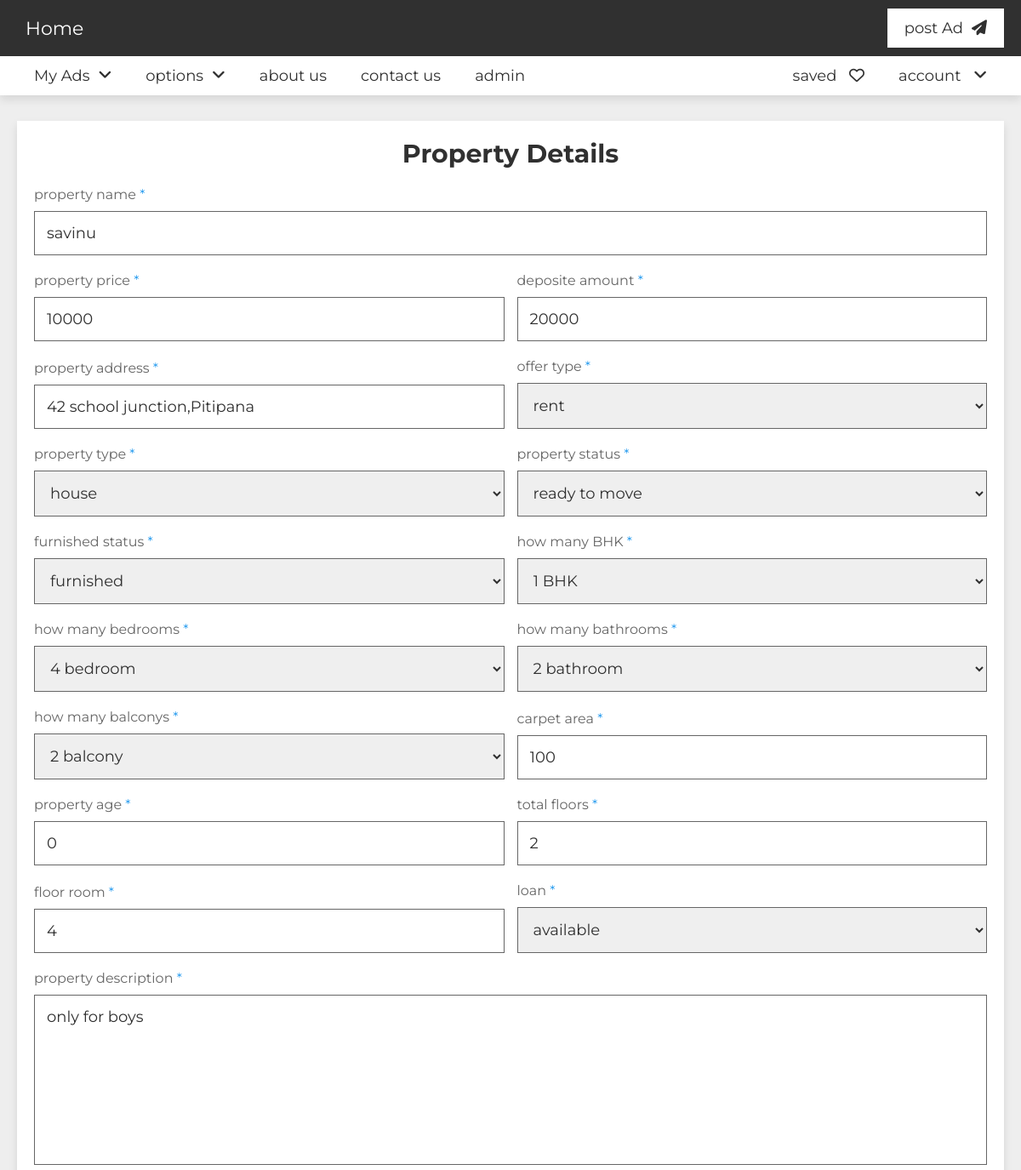
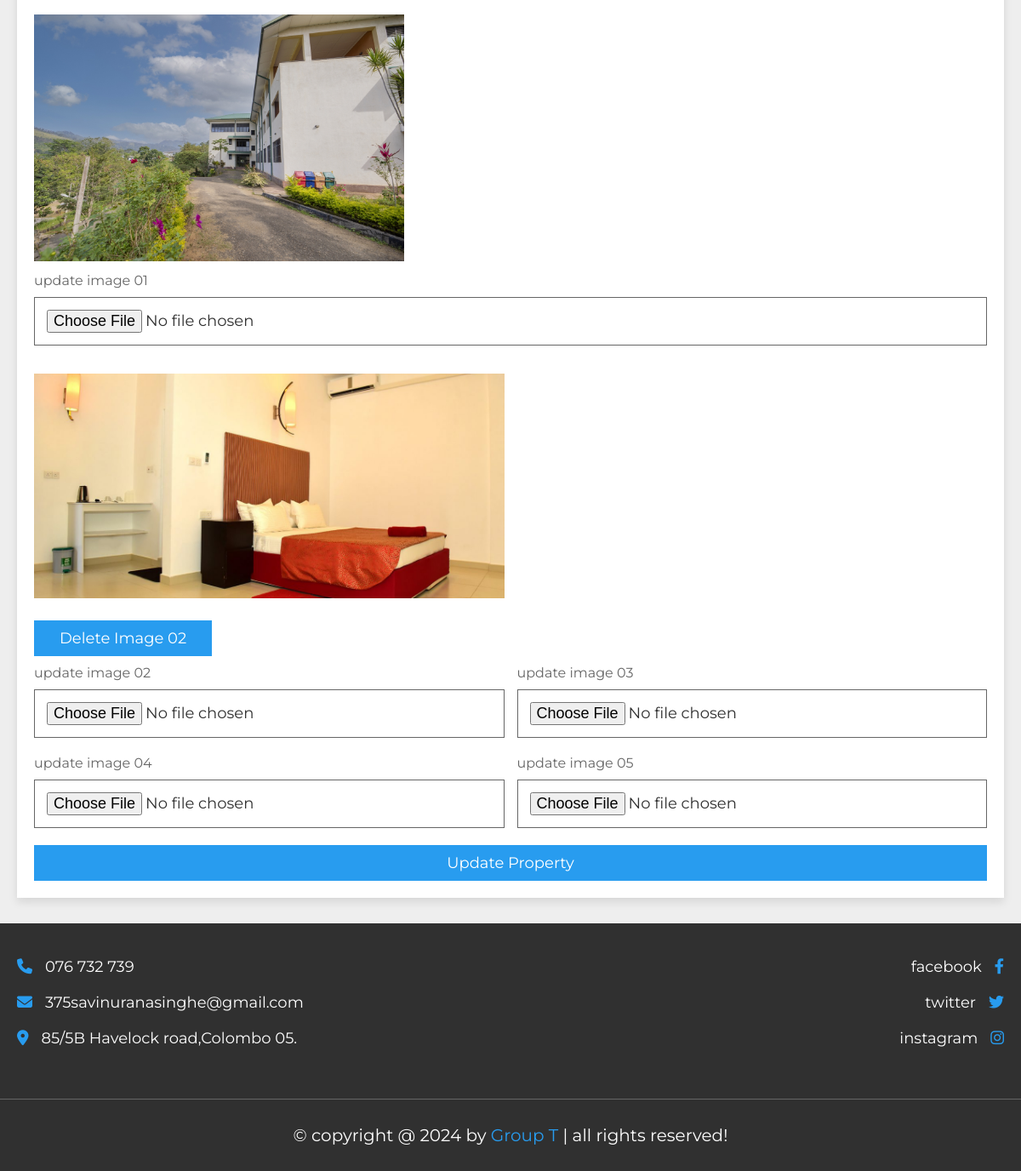
The page /update_property.php?get_id=ECDbG3qgv4hKZJgESK5B (signed in) on the database its author committed (2 pictures, top to bottom).
### tables this page shows
CREATE TABLE `property` (
  `id` varchar(20) NOT NULL,
  `user_id` varchar(20) NOT NULL,
  `property_name` varchar(50) NOT NULL,
  `address` varchar(100) NOT NULL,
  `price` varchar(10) NOT NULL,
  `type` varchar(10) NOT NULL,
  `offer` varchar(10) NOT NULL,
  `status` varchar(50) NOT NULL,
  `furnished` varchar(50) NOT NULL,
  `bhk` varchar(10) NOT NULL,
  `deposite` varchar(10) NOT NULL,
  `bedroom` varchar(10) NOT NULL,
  `bathroom` varchar(10) NOT NULL,
  `balcony` varchar(10) NOT NULL,
  `carpet` varchar(10) NOT NULL,
  `age` varchar(2) NOT NULL,
  `total_floors` varchar(2) NOT NULL,
  `room_floor` varchar(2) NOT NULL,
  `loan` varchar(50) NOT NULL,
  `lift` varchar(3) NOT NULL DEFAULT 'no',
  `security_guard` varchar(3) NOT NULL DEFAULT 'no',
  `play_ground` varchar(3) NOT NULL DEFAULT 'no',
  `garden` varchar(3) NOT NULL DEFAULT 'no',
  `water_supply` varchar(3) NOT NULL DEFAULT 'no',
  `power_backup` varchar(3) NOT NULL DEFAULT 'no',
  `parking_area` varchar(3) NOT NULL DEFAULT 'no',
  `gym` varchar(3) NOT NULL DEFAULT 'no',
  `shopping_mall` varchar(3) NOT NULL DEFAULT 'no',
  `hospital` varchar(3) NOT NULL DEFAULT 'no',
  `school` varchar(3) NOT NULL DEFAULT 'no',
  `market_area` varchar(3) NOT NULL DEFAULT 'no',
  `image_01` varchar(50) NOT NULL,
  `image_02` varchar(50) NOT NULL,
  `image_03` varchar(50) NOT NULL,
  `image_04` varchar(50) NOT NULL,
  `image_05` varchar(50) NOT NULL,
  `description` varchar(1000) NOT NULL,
  `date` date NOT NULL DEFAULT current_timestamp()
);

### update_property.php (the view, shortened to what this page needs)
<?php
include 'components/connect.php';
if(isset($_GET['get_id'])){
   $get_id = $_GET['get_id'];
}else{
   $get_id = '';
   header('location:index.php');
}
?>
<!DOCTYPE html>
<html lang="en">
<head>
   <link rel="stylesheet" href="https://cdnjs.cloudflare.com/ajax/libs/font-awesome/6.2.0/css/all.min.css">
   <link rel="stylesheet" href="css/style.css">
</head>
<body>
<?php include 'components/user_header.php'; ?>
<section class="property-form">
   <?php
      $select_properties = $conn->prepare("SELECT * FROM `property` WHERE id = ? ORDER BY date DESC LIMIT 1");
      $select_properties->execute([$get_id]);
      if($select_properties->rowCount() > 0){
         while($fetch_property = $select_properties->fetch(PDO::FETCH_ASSOC)){
   ?>
   <form action="" method="POST" enctype="multipart/form-data">
      <h3>property details</h3>
      <div class="box">
         <p>property name <span>*</span></p>
         <input type="text" name="property_name" required maxlength="50" placeholder="enter property name" value="<?= $fetch_property['property_name']; ?>" class="input">
      </div>
      <div class="flex">
         <div class="box">
            <p>property price <span>*</span></p>
            <input type="number" name="price" required min="0" max="9999999999" maxlength="10" value="<?= $fetch_property['price']; ?>" placeholder="enter property price" class="input">
         </div>
         <div class="box">
            <p>deposite amount <span>*</span></p>
            <input type="number" name="deposite" required min="0" max="9999999999" value="<?= $fetch_property['deposite']; ?>" maxlength="10" placeholder="enter deposite amount" class="input">
         </div>
         <div class="box">
            <p>property address <span>*</span></p>
            <input type="text" name="address" required maxlength="100" placeholder="enter property full address" class="input" value="<?= $fetch_property['address']; ?>">
         </div>
         <div class="box">
            <p>offer type <span>*</span></p>
            <select name="offer" required class="input">
               <option value="<?= $fetch_property['offer']; ?>" selected><?= $fetch_property['offer']; ?></option>
            </select>
         </div>
         <div class="box">
            <p>property type <span>*</span></p>
            <select name="type" required class="input">
               <option value="<?= $fetch_property['type']; ?>" selected><?= $fetch_property['type']; ?></option>
            </select>
         </div>
         <div class="box">
            <p>property status <span>*</span></p>
            <select name="status" required class="input">
               <option value="<?= $fetch_property['status']; ?>" selected><?= $fetch_property['status']; ?></option>
            </select>
         </div>
         <div class="box">
            <p>furnished status <span>*</span></p>
            <select name="furnished" required class="input">
               <option value="<?= $fetch_property['furnished']; ?>" selected><?= $fetch_property['furnished']; ?></option>
            </select>
         </div>
         <div class="box">
            <p>how many BHK <span>*</span></p>
            <select name="bhk" required class="input">
               <option value="<?= $fetch_property['bhk']; ?>" selected><?= $fetch_property['bhk']; ?> BHK</option>
            </select>
         </div>
         <div class="box">
            <p>how many bedrooms <span>*</span></p>
            <select name="bedroom" required class="input">
               <option value="<?= $fetch_property['bedroom']; ?>" selected><?= $fetch_property['bedroom']; ?> bedroom</option>
            </select>
         </div>
         <div class="box">
            <p>how many bathrooms <span>*</span></p>
            <select name="bathroom" required class="input">
               <option value="<?= $fetch_property['bathroom']; ?>" selected><?= $fetch_property['bathroom']; ?> bathroom</option>
            </select>
         </div>
         <div class="box">
            <p>how many balconys <span>*</span></p>
            <select name="balcony" required class="input">
               <option value="<?= $fetch_property['balcony']; ?>" selected><?= $fetch_property['balcony']; ?> balcony</option>
            </select>
         </div>
         <div class="box">
            <p>carpet area <span>*</span></p>
            <input type="number" name="carpet" required min="1" max="9999999999" maxlength="10" placeholder="how many squarefits?" class="input" value="<?= $fetch_property['carpet']; ?>">
         </div>
         <div class="box">
            <p>property age <span>*</span></p>
            <input type="number" name="age" required min="0" max="99" maxlength="2" placeholder="how old is property?" class="input" value="<?= $fetch_property['age']; ?>">
         </div>
         <div class="box">
            <p>total floors <span>*</span></p>
            <input type="number" name="total_floors" required min="0" max="99" maxlength="2" placeholder="how floors available?" class="input" value="<?= $fetch_property['total_floors']; ?>">
         </div>
         <div class="box">
            <p>floor room <span>*</span></p>
            <input type="number" name="room_floor" required min="0" max="99" maxlength="2" placeholder="property floor number" class="input" value="<?= $fetch_property['room_floor']; ?>">
         </div>
         <div class="box">
            <p>loan <span>*</span></p>
            <select name="loan" required class="input">
               <option value="<?= $fetch_property['loan']; ?>" selected><?= $fetch_property['loan']; ?></option>
            </select>
         </div>
      </div>
      <div class="box">
         <p>property description <span>*</span></p>
         <textarea name="description" maxlength="1000" class="input" required cols="30" rows="10" placeholder="write about property..." ><?= $fetch_property['description']; ?></textarea>
      </div>
      <div class="box">
         <img src="uploaded_files/<?= $fetch_property['image_01']; ?>" class="image" alt="">
         <p>update image 01</p>
         <input type="file" name="image_01" class="input" accept="image/*">
      </div>
      <div class="flex">
         <div class="box">
            <?php if(!empty($fetch_property['image_02'])){ ?>
            <img src="uploaded_files/<?= $fetch_property['image_02']; ?>" class="image" alt="">
            <input type="submit" value="delete image 02" name="delete_image_02" class="inline-btn" onclick="return confirm('delete image 02');">
            <?php } ?>
            <p>update image 02</p>
            <input type="file" name="image_02" class="input" accept="image/*">
         </div>
         <div class="box">
            <p>update image 03</p>
            <input type="file" name="image_03" class="input" accept="image/*">
         </div>
         <div class="box">
            <p>update image 04</p>
            <input type="file" name="image_04" class="input" accept="image/*">
         </div>
         <div class="box">
            <p>update image 05</p>
            <input type="file" name="image_05" class="input" accept="image/*">
         </div>
      </div>
      <input type="submit" value="update property" class="btn" name="update">
   </form>
   <?php
      }
   }else{
      echo '<p class="empty">property not found! <a href="post_property.php" style="margin-top:1.5rem;" class="btn">add new</a></p>';
   }
   ?>
</section>
<?php include 'components/footer.php'; ?>
</body>
</html>

### css/style.css (style rules this page uses)
:root { --main-color: #289cef; --light-color: #666; --light-bg: #eee; --white: #fff; --black: #303030; --border: .1rem solid var(--light-color); --box-shodow: 0 .5rem 1rem rgba(0, 0, 0, .1); }
* { font-family: 'Montserrat', sans-serif; margin: 0; padding: 0; box-sizing: border-box; outline: none; border: none; text-decoration: none; }
html { font-size: 62.5%; overflow-x: hidden; scroll-behavior: smooth; scroll-padding-top: 10rem; }
body { background-color: var(--light-bg); }
section { padding: 3rem 2rem; max-width: 1200px; margin: 0 auto; }
.btn, .inline-btn { margin-top: 1rem; padding: 1rem 3rem; background-color: var(--main-color); color: var(--white); cursor: pointer; text-align: center; font-size: 1.8rem; text-transform: capitalize; }
.btn { display: block; width: 100%; }
.inline-btn { display: inline-block; }
.property-form form { background-color: var(--white); padding: 2rem; box-shadow: var(--box-shodow); }
.property-form form h3 { font-size: 3rem; text-align: center; padding-bottom: 1rem; color: var(--black); text-transform: capitalize; }
.property-form form .flex { display: flex; flex-wrap: wrap; column-gap: 1.5rem; justify-content: space-between; align-items: flex-end; }
.property-form form .box { flex: 1 1 40rem; }
.property-form form .box .input { width: 100%; border: var(--border); margin: 1rem 0; padding: 1.4rem; color: var(--black); font-size: 1.8rem; }
.property-form form textarea { height: 20rem; resize: none; }
.property-form form .box .input option[selected] { background-color: var(--black); color: var(--white); }
.property-form form .box .image { height: 30rem; width: 100%; object-fit: contain; padding-top: 1rem; object-position: left; }
.property-form form .box p { font-size: 1.6rem; color: var(--light-color); padding-top: 1rem; }
.property-form form .box p span { color: var(--main-color); }

### rows shown on the page
property: property_name "savinu", price "10000", deposite "20000", address "42 school junction,Pitipana", offer "rent", type "house", status "ready to move", furnished "furnished", bhk "1 BHK", bedroom "4 bedroom", bathroom "2 bathroom", balcony "2 balcony", carpet "100", age "0", total_floors "2", room_floor "4", loan "available", description "only for boys", image_01 (picture), image_02 (picture)
